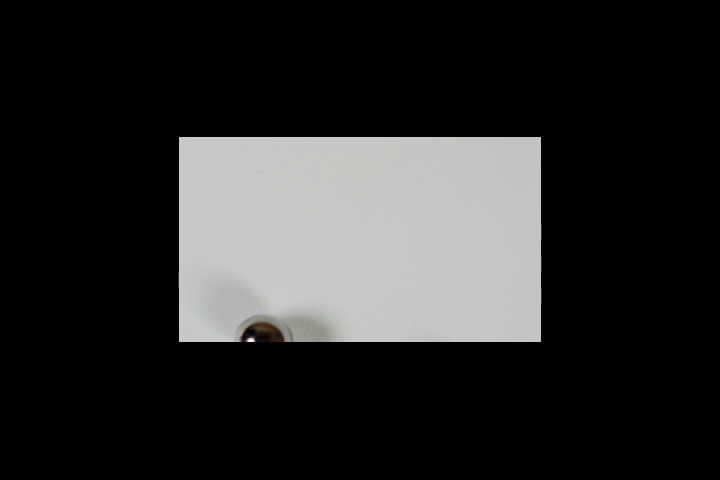
#> input picture frame 10 of 115_Motion_detection/video/VideoSamples-2.mp4, 720 x 480 px
$ python MotionDetection.py
#> lines starting #> are read from the running program, lines starting #| are printed output that depends on the picture; after the words box and inside, x2 and y2 are one past the last pixel; in counts of white or black regions, pixels touching at a corner belong together
import cv2

# open video file
video = cv2.VideoCapture('video/VideoSamples-2.mp4')
# video = cv2.VideoCapture(0)

# Initialize algorithm fo the background removing
background_subtractor = cv2.createBackgroundSubtractorMOG2()

while True:
    # Frames reading
    ret, frame = video.read()
#> frame is the input picture: shape (480, 720, 3); mean B, G, R 41.7, 42.1, 41.8
    if not ret:
        break

    # Background removing
    fg_mask = background_subtractor.apply(frame)
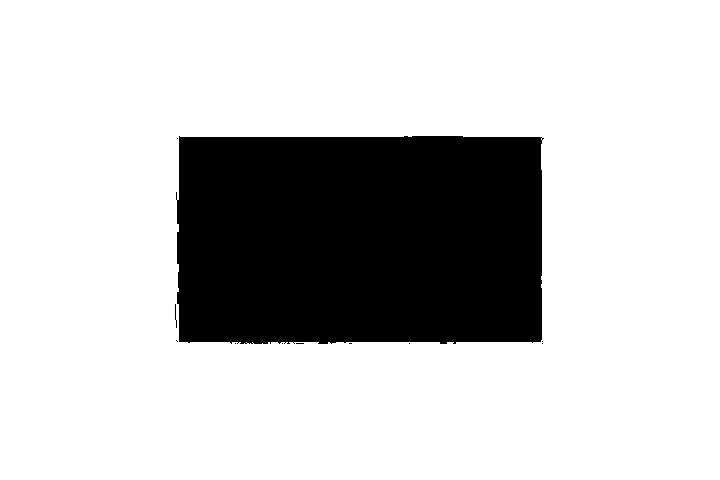
#> fg_mask: shape (480, 720); values 127 (black) and 255 (white), 78.4% white; 11 black regions (9 under 20 px), largest, box (x1, y1, x2, y2) and area: (176, 136, 544, 344) 74712, (175, 304, 177, 328) 24

    # Noise removing
    fg_mask = cv2.morphologyEx(fg_mask,cv2.MORPH_OPEN,cv2.getStructuringElement(cv2.MORPH_ELLIPSE,(3,3)))
#> fg_mask: shape (480, 720); values 127 (black) and 255 (white), 78.3% white; 2 black regions (1 under 20 px), largest, box (x1, y1, x2, y2) and area: (175, 136, 544, 344) 74844

    # Contours detection
    contours, _ = cv2.findContours(fg_mask, cv2.RETR_EXTERNAL, cv2.CHAIN_APPROX_SIMPLE)
#> contours = [[[0, 0], [0, 479], [719, 479], [719, 0]]]

    # Rectangle drawing
    for contour in contours:
        x,y,w,h = cv2.boundingRect(contour)
        cv2.rectangle(frame,(x,y),(x + w,y + h),(0,255,0),2)
#> this loop made 1 pass
#> (contour, x, y, w, h) on pass 1: ([[0, 0], [0, 479], [719, 479], [719, 0]], 0, 0, 720, 480)
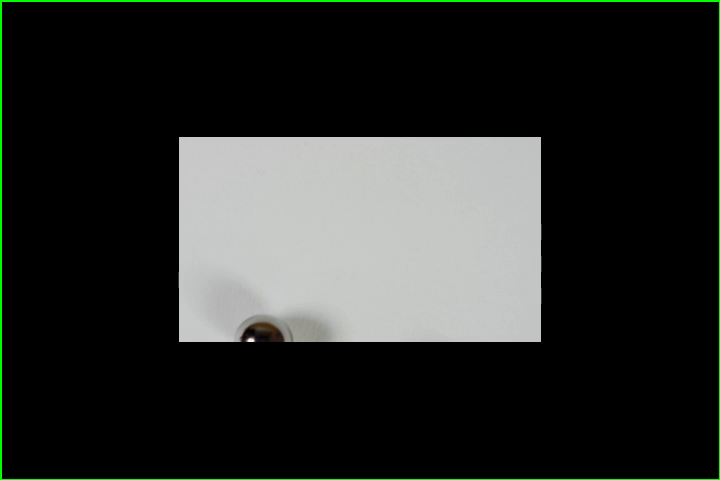
#> frame: shape (480, 720, 3); 1.04% of pixels changed, all inside (x1, y1, x2, y2) = (0, 0, 720, 480)

    # Frame drawing with object were detected
    cv2.imshow('Detected Objects', frame)

    # Exit from the loop upon key pressing - 'q'
    if cv2.waitKey(30) & 0xFF == ord('q'):
#> (key q is pressed here)
        break

# Free resources
video.release()
cv2.destroyAllWindows()

$ run again, starting later in the video
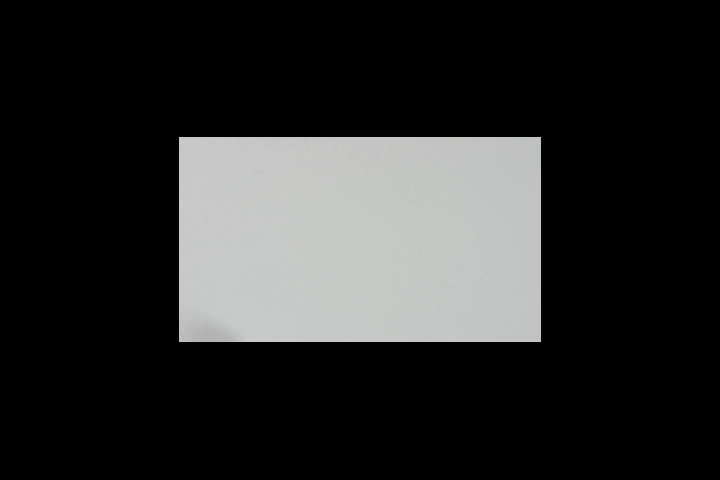
#> input picture frame 46 of 115_Motion_detection/video/VideoSamples-2.mp4, 720 x 480 px
#> frame is the input picture: shape (480, 720, 3); mean B, G, R 42.3, 42.7, 42.3
#> `fg_mask = background_subtractor.apply(frame)`:
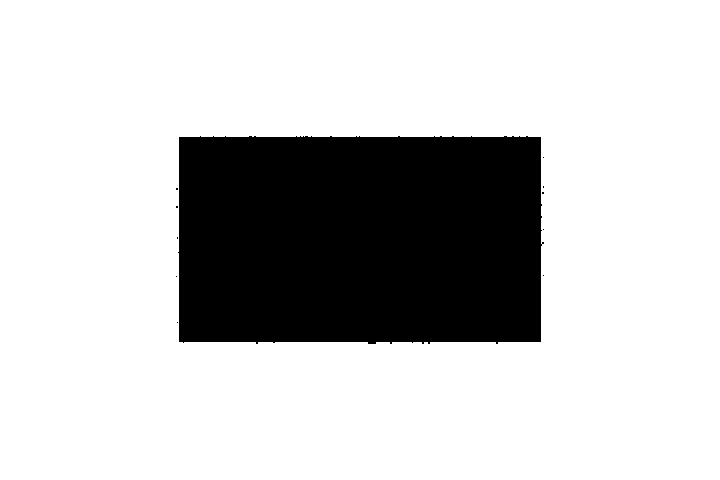
#> fg_mask: shape (480, 720); values 127 (black) and 255 (white), 78.5% white; 11 black regions (10 under 20 px), largest, box (x1, y1, x2, y2) and area: (178, 136, 544, 344) 74297
#> contours = [[[0, 0], [0, 479], [719, 479], [719, 0]]]
#> the loop `for contour in contours:` made 1 pass
#> (contour, x, y, w, h) on pass 1: ([[0, 0], [0, 479], [719, 479], [719, 0]], 0, 0, 720, 480)
#> after the loop `for contour in contours:`:
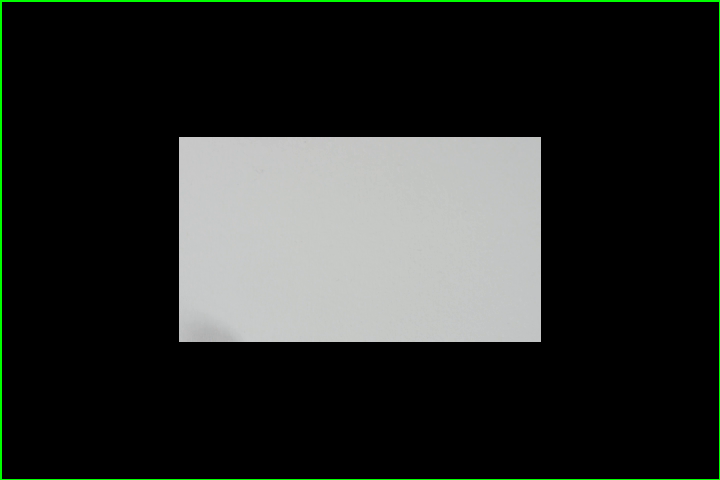
#> frame: shape (480, 720, 3); 1.04% of pixels changed, all inside (x1, y1, x2, y2) = (0, 0, 720, 480)

$ run again, starting later in the video
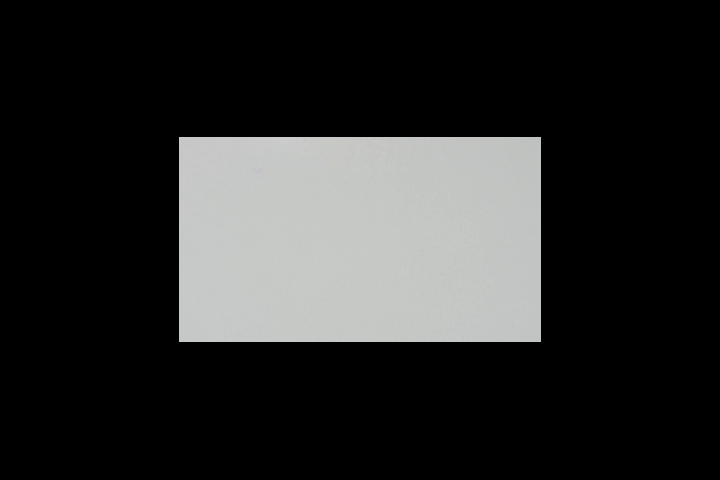
#> input picture frame 83 of 115_Motion_detection/video/VideoSamples-2.mp4, 720 x 480 px
#> frame is the input picture: shape (480, 720, 3); mean B, G, R 42.3, 42.7, 42.3
#> `fg_mask = background_subtractor.apply(frame)`:
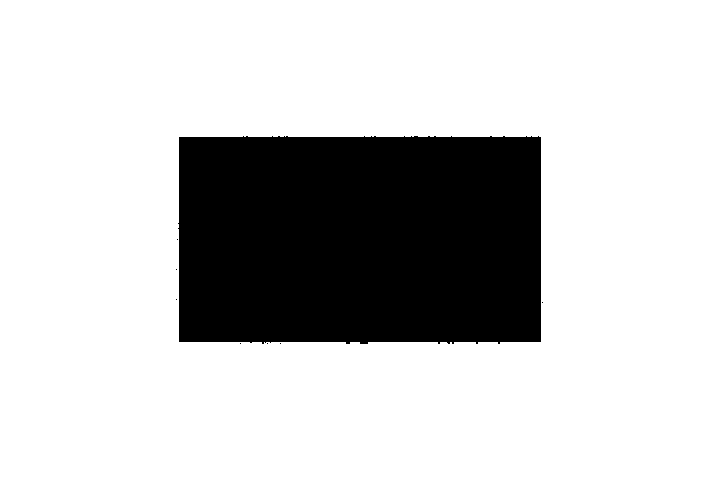
#> fg_mask: shape (480, 720); values 127 (black) and 255 (white), 78.5% white; 8 black regions (7 under 20 px), largest, box (x1, y1, x2, y2) and area: (178, 136, 541, 344) 74296
#> contours = [[[0, 0], [0, 479], [719, 479], [719, 0]]]
#> the loop `for contour in contours:` made 1 pass
#> (contour, x, y, w, h) on pass 1: ([[0, 0], [0, 479], [719, 479], [719, 0]], 0, 0, 720, 480)
#> after the loop `for contour in contours:`:
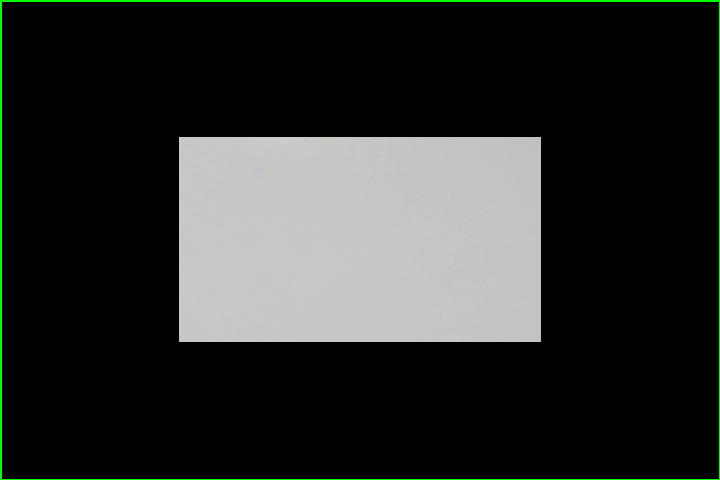
#> frame: shape (480, 720, 3); 1.04% of pixels changed, all inside (x1, y1, x2, y2) = (0, 0, 720, 480)
